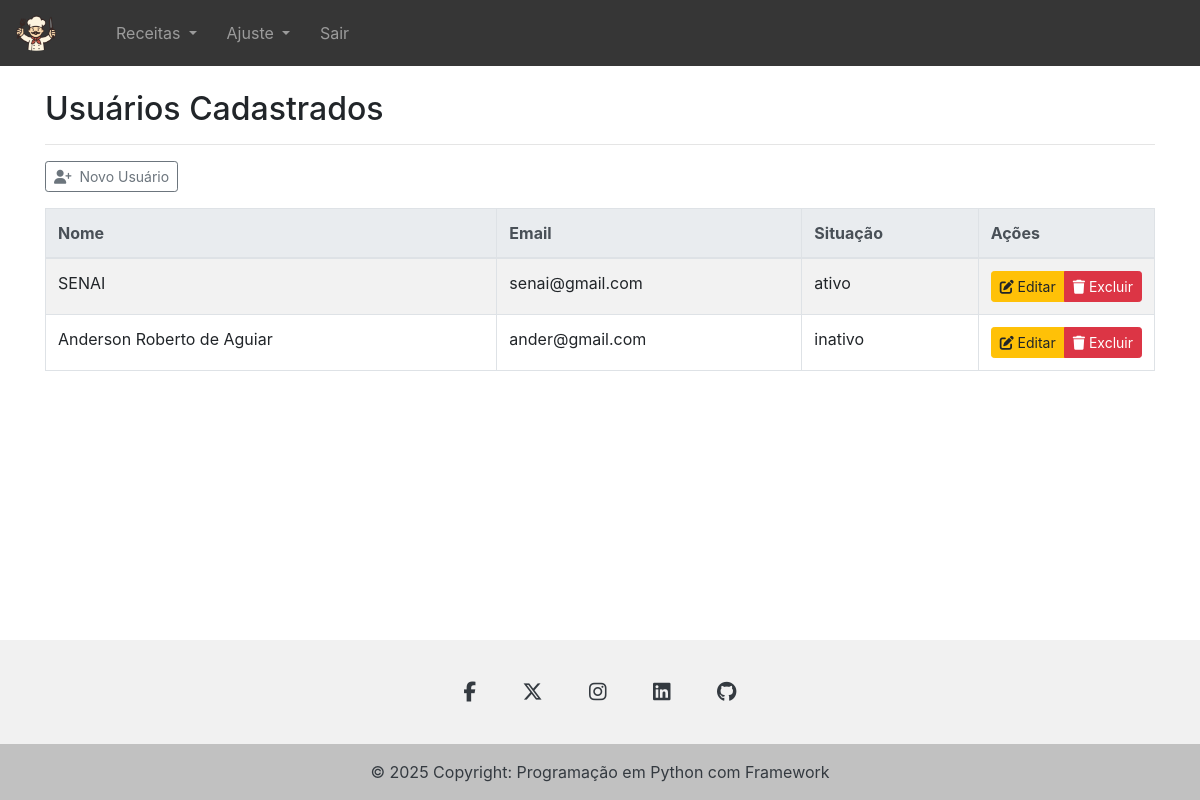
Page /listusuario (signed in) on the earlier database version.
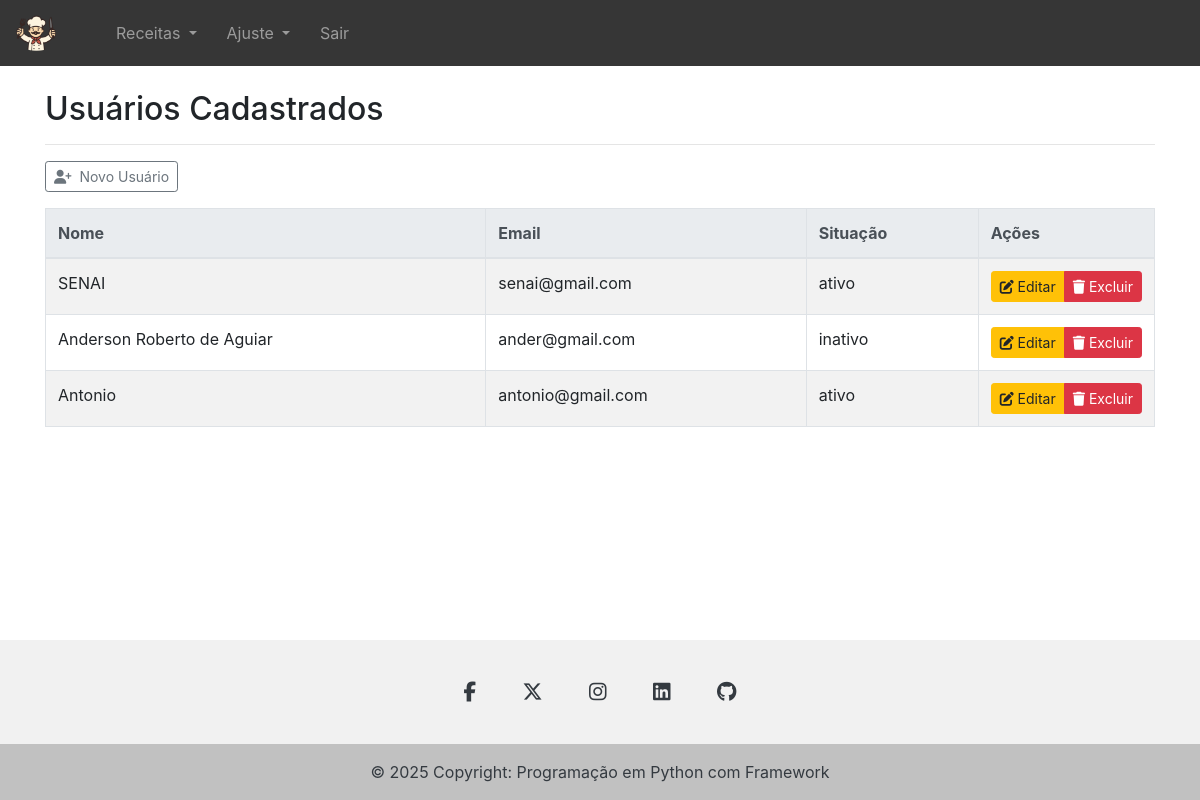
Same page on the later database version.
### tables this page shows
CREATE TABLE usuarios (
            id INTEGER PRIMARY KEY AUTOINCREMENT,
            nome TEXT NOT NULL,
            email TEXT NOT NULL UNIQUE,
            senha TEXT NOT NULL,
            situacao TEXT NOT NULL
        );

### app.py (the view)
@app.route('/listusuario', methods=['GET'])
@login_requerido
def listusuario():
    service = UsuarioService()
    try:
        usuarios = service.listar_usuarios()
    except Exception as e:
        flash(f"Erro ao carregar usuários: {str(e)}", "error")
        usuarios = []
    return render_template('list_usuario.html', usuarios=usuarios)

### app.py (called while the page is built)
def login_requerido(f):
    @wraps(f)
    def decorated_function(*args, **kwargs):
        if 'usuario' not in session:
            flash("Você precisa estar logado para acessar esta página.", "error")
            return redirect(url_for('login'))
        return f(*args, **kwargs)
    return decorated_function

### core/usuario/usuario_repository.py (called while the page is built)
    def _criar_tabela(self):
        query = '''
        CREATE TABLE IF NOT EXISTS usuarios (
            id INTEGER PRIMARY KEY AUTOINCREMENT,
            nome TEXT NOT NULL,
            email TEXT NOT NULL UNIQUE,
            senha TEXT NOT NULL,
            situacao TEXT NOT NULL
        )
        '''
        self.conn.execute(query)
        self.conn.commit()

    def listar_todos(self):
        query = 'SELECT * FROM usuarios'
        cursor = self.conn.execute(query)
        return [Usuario(**row) for row in cursor.fetchall()]

### core/usuario/usuario_service.py (called while the page is built)
    def listar_usuarios(self):
        return self.repository.listar_todos()

### templates/list_usuario.html (shortened to what this page needs)
{% extends "base.html" %}
{% block content %}
<h2>Usuários Cadastrados</h2>
<hr>
<div class="btn-group mb-3" role="group">
    <button type="button" class="btn btn-outline-secondary btn-sm" onclick="window.location.href='{{ url_for('usuario') }}'">
        <i class="fa-solid fa-user-plus"></i>&nbsp;&nbsp;Novo Usuário
    </button>
</div>
<table class="table table-bordered table-striped">
    <thead class="thead-light">
        <tr>
            <th>Nome</th>
            <th>Email</th>
            <th>Situação</th>
            <th style="width: 160px;">Ações</th>
        </tr>
    </thead>
    <tbody>
        {% for usuario in usuarios %}
        <tr>
            <td>{{ usuario.nome }}</td>
            <td>{{ usuario.email }}</td>
            <td>{{ usuario.situacao }}</td>
            <td>
            <div class="btn-group btn-group-sm" role="group">
                <a href="{{ url_for('editar_usuario', id=usuario.id) }}" class="btn btn-warning">
                <i class="fa-solid fa-pen-to-square"></i> Editar
                </a>
                <a href="{{ url_for('excluir_usuario', id=usuario.id) }}" class="btn btn-danger" onclick="return confirm('Tem certeza que deseja excluir este usuário?');">
                <i class="fa-solid fa-trash"></i> Excluir
                </a>
            </div>
            </td>
        </tr>
        {% else %}
        <tr>
            <td colspan="4" class="text-center">Nenhum usuário encontrado.</td>
        </tr>
        {% endfor %}
    </tbody>
</table>
{% endblock %}

### templates/base.html (shortened to what this page needs)
<!doctype html>
<html lang="pt-br" class="h-100">
  <head>
    <link rel="stylesheet" href="https://stackpath.bootstrapcdn.com/bootstrap/4.1.3/css/bootstrap.min.css">
    <link rel="stylesheet" href="https://cdnjs.cloudflare.com/ajax/libs/font-awesome/6.5.1/css/all.min.css">
  </head>
    <body class="d-flex flex-column h-100">
    <header>
      <nav class="navbar navbar-expand-lg navbar-dark " style="background-color: rgb(54, 54, 54);">
        <a class="navbar-brand" href="/home">
          <img src="{{ url_for('static', filename='image/chef.png') }}" alt="logomarca" width="40" >
        </a>
        <div class="collapse navbar-collapse" id="conteudoNavbarSuportado">
          <ul class="navbar-nav mr-auto">
            <li class="nav-item dropdown">
              <a class="nav-link dropdown-toggle" href="#" id="navbarDropdown" role="button" data-toggle="dropdown" aria-haspopup="true" aria-expanded="false">
                Receitas
              </a>
            </li>
            <li class="nav-item dropdown">
              <a class="nav-link dropdown-toggle" href="#" id="navbarDropdown" role="button" data-toggle="dropdown" aria-haspopup="true" aria-expanded="false">
                Ajuste
              </a>
            </li>
            <li class="nav-item">
              <a class="nav-link" href="/sair">Sair</a>
            </li>
          </ul>
        </div>
      </nav>
    </header>
    <main role="main" class="flex-shrink-0">
      <div class="container">
        <br>
        {% block content %}
        {% endblock %}
      </div>
    </main>
    <footer class="footer mt-auto py-0 text-center text-white" style="background-color: #f1f1f1;">
      <div class="container pt-4">
        <section class="mb-4">
          <a
            class="btn btn-link btn-floating btn-lg text-dark m-1"
            href="#!"
            role="button"
            data-mdb-ripple-color="dark"
            ><i class="fab fa-facebook-f"></i
          ></a>
          <a
            class="btn btn-link btn-floating btn-lg text-dark m-1"
            href="#!"
            role="button"
            data-mdb-ripple-color="dark"
            ><i class="fa-brands fa-x-twitter"></i
          ></a>
          <a
            class="btn btn-link btn-floating btn-lg text-dark m-1"
            href="#!"
            role="button"
            data-mdb-ripple-color="dark"
            ><i class="fab fa-instagram"></i
          ></a>
          <a
            class="btn btn-link btn-floating btn-lg text-dark m-1"
            href="#!"
            role="button"
            data-mdb-ripple-color="dark"
            ><i class="fab fa-linkedin"></i
          ></a>
          <a
            class="btn btn-link btn-floating btn-lg text-dark m-1"
            href="#!"
            role="button"
            data-mdb-ripple-color="dark"
            ><i class="fab fa-github"></i
          ></a>
        </section>
      </div>
      <div class="text-center text-dark p-3" style="background-color: rgba(0, 0, 0, 0.2);">
        © 2025 Copyright: Programação em Python com Framework
      </div>
      </footer>
</body>
</html>

Differences in the rows shown:
added usuarios: nome "Antonio", email "antonio@gmail.com", situacao "ativo"
